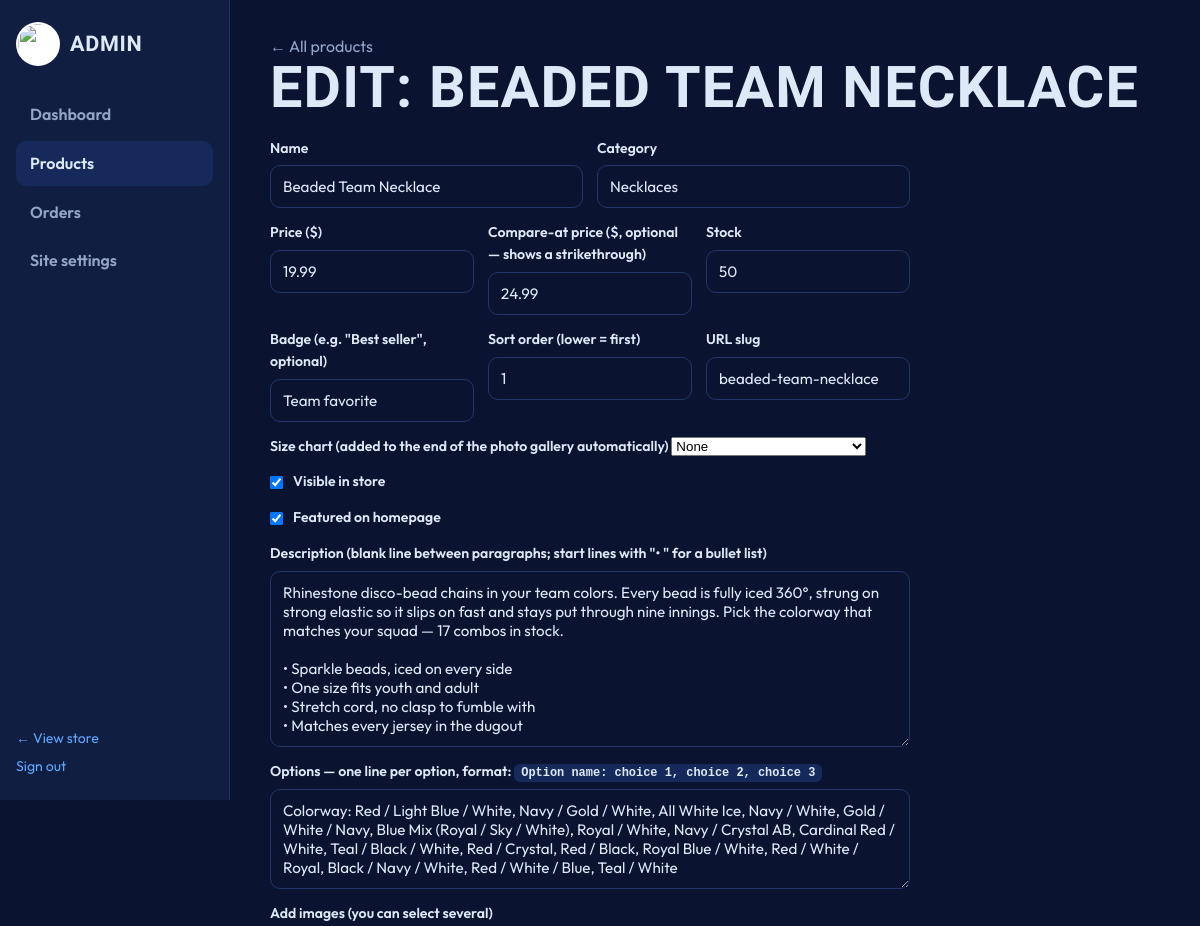
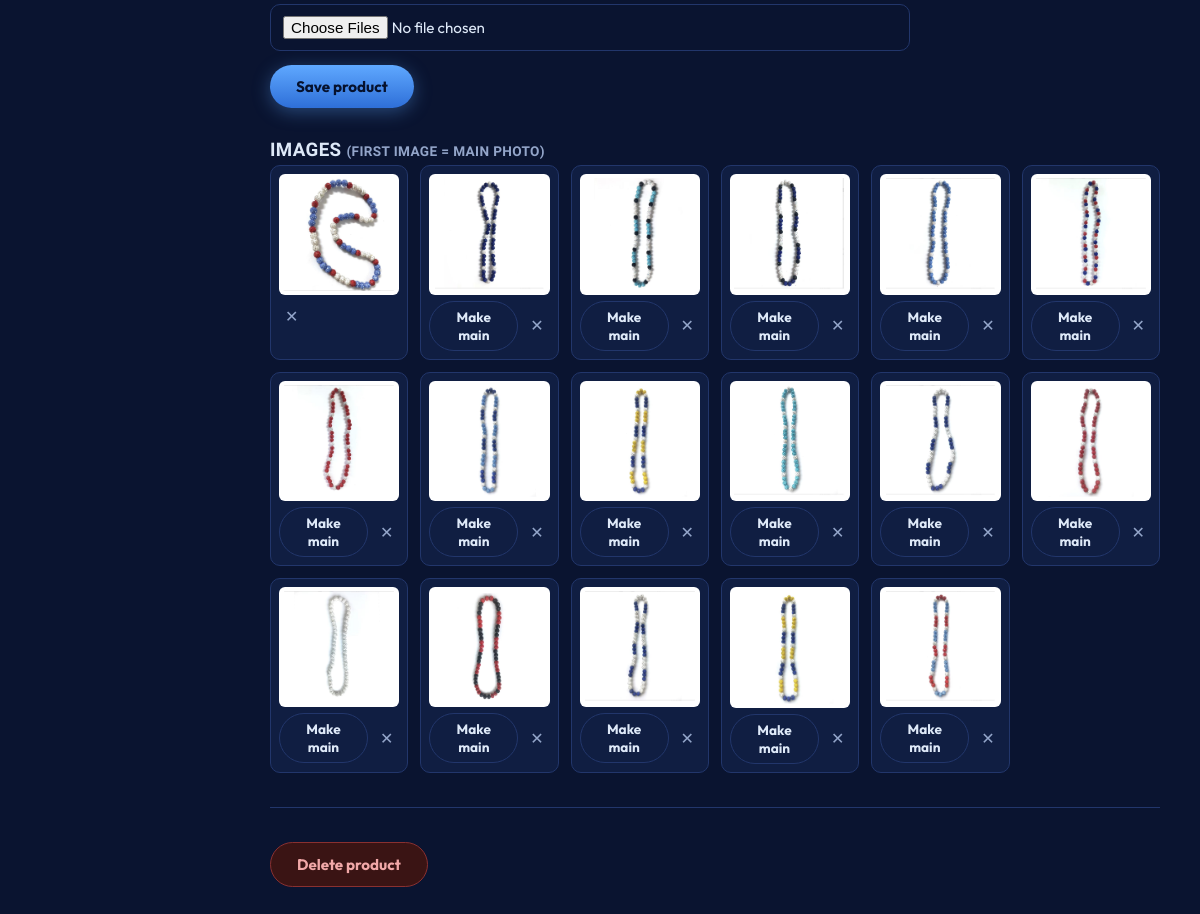
The page /admin/products/1/edit (signed in) on the database its author committed (2 pictures, top to bottom).
### tables this page shows
CREATE TABLE products(
  id INTEGER PRIMARY KEY AUTOINCREMENT,
  slug TEXT UNIQUE NOT NULL,
  name TEXT NOT NULL,
  category TEXT NOT NULL DEFAULT 'Gear',
  price REAL NOT NULL DEFAULT 0,
  compare_price REAL,
  description TEXT DEFAULT '',
  options TEXT DEFAULT '[]',
  badge TEXT DEFAULT '',
  stock INTEGER DEFAULT 0,
  active INTEGER DEFAULT 1,
  featured INTEGER DEFAULT 0,
  sort INTEGER DEFAULT 100,
  created TEXT DEFAULT (datetime('now'))
, size_chart TEXT DEFAULT 'none');

CREATE TABLE product_images(
  id INTEGER PRIMARY KEY AUTOINCREMENT,
  product_id INTEGER NOT NULL REFERENCES products(id) ON DELETE CASCADE,
  filename TEXT NOT NULL,
  sort INTEGER DEFAULT 100
);

### app.py (the view, shortened to what this page needs)
@app.route("/admin/products/new", methods=["GET", "POST"])
@app.route("/admin/products/<int:pid>/edit", methods=["GET", "POST"])
@admin_required
def admin_product_edit(pid=None):
    db = get_db()
    p = db.execute("SELECT * FROM products WHERE id=?", (pid,)).fetchone() if pid else None
    if pid and not p:
        abort(404)
    images = product_images(pid) if pid else []
    return render_template("admin/product_edit.html", p=p, images=images,
                           options_text=options_to_text(p["options"]) if p else "")

### app.py (called while the page is built)
def get_db():
    if "db" not in g:
        g.db = sqlite3.connect(DB_PATH)
        g.db.row_factory = sqlite3.Row
        g.db.execute("PRAGMA foreign_keys = ON")
    return g.db

def product_images(pid):
    return get_db().execute(
        "SELECT * FROM product_images WHERE product_id=? ORDER BY sort, id", (pid,)).fetchall()

def current_user():
    uid = session.get("uid")
    if not uid:
        return None
    return get_db().execute("SELECT * FROM users WHERE id=?", (uid,)).fetchone()

def admin_required(f):
    @wraps(f)
    def wrapped(*a, **kw):
        if not session.get("is_admin"):
            return redirect(url_for("admin_login", next=request.path))
        return f(*a, **kw)
    return wrapped

@app.context_processor
def inject_globals():
    count = sum(i["qty"] for i in session.get("cart", []))
    cats = get_db().execute(
        "SELECT DISTINCT category FROM products WHERE active=1 ORDER BY category").fetchall()
    return dict(setting=get_setting, cart_count=count, user=current_user(),
                categories=[c["category"] for c in cats])

def options_to_text(options_json):
    try:
        groups = json.loads(options_json or "[]")
    except Exception:
        return ""
    return "\n".join(f"{g['name']}: {', '.join(g['choices'])}" for g in groups)

### templates/admin/product_edit.html (shortened to what this page needs)
{% extends "admin/base.html" %}
{% block content %}
<a class="muted" href="{{ url_for('admin_products') }}">← All products</a>
<h1>{{ 'Edit: ' + p.name if p else 'New product' }}</h1>
<form method="post" enctype="multipart/form-data" class="settings-form">
  <div class="form-row">
    <label>Name<input name="name" required value="{{ p.name if p else '' }}"></label>
    <label>Category<input name="category" list="cats" value="{{ p.category if p else '' }}" placeholder="Necklaces"></label>
  </div>
  <div class="form-row">
    <label>Price ($)<input name="price" type="number" step="0.01" min="0" required value="{{ p.price if p else '' }}"></label>
    <label>Compare-at price ($, optional — shows a strikethrough)<input name="compare_price" type="number" step="0.01" min="0" value="{{ p.compare_price if p and p.compare_price else '' }}"></label>
    <label>Stock<input name="stock" type="number" min="0" value="{{ p.stock if p else 10 }}"></label>
  </div>
  <div class="form-row">
    <label>Badge (e.g. "Best seller", optional)<input name="badge" value="{{ p.badge if p else '' }}"></label>
    <label>Sort order (lower = first)<input name="sort" type="number" value="{{ p.sort if p else 100 }}"></label>
    <label>URL slug<input name="slug" value="{{ p.slug if p else '' }}" placeholder="auto from name"></label>
  </div>
  <div class="form-row">
    <label>Size chart (added to the end of the photo gallery automatically)
      <select name="size_chart">
        <option value="none"  {{ 'selected' if not p or p.size_chart == 'none' }}>None</option>
      </select>
    </label>
  </div>
  <label class="check-label"><input type="checkbox" name="active" {{ 'checked' if not p or p.active }}> Visible in store</label>
  <label class="check-label"><input type="checkbox" name="featured" {{ 'checked' if p and p.featured }}> Featured on homepage</label>
  <label>Description (blank line between paragraphs; start lines with "• " for a bullet list)
    <textarea name="description" rows="8">{{ p.description if p else '' }}</textarea></label>
  <label>Options — one line per option, format: <code>Option name: choice 1, choice 2, choice 3</code>
    <textarea name="options_text" rows="4" placeholder="Size: Youth Small, Youth Medium, Adult Small">{{ options_text }}</textarea></label>
  <label>Add images (you can select several)
    <input type="file" name="images" multiple accept="image/*"></label>
  <button class="btn btn-primary">Save product</button>
</form>
{% if images %}
<h3 style="margin-top:28px">Images <span class="muted small">(first image = main photo)</span></h3>
<div class="admin-img-grid">
  {% for img in images %}
  <div class="admin-img">
    <img src="{{ url_for('pimg', filename=img.filename) }}" alt="">
    <div class="admin-img-actions">
      {% if not loop.first %}
      <form method="post" action="{{ url_for('admin_image_primary', img_id=img.id) }}">
        <button class="btn btn-ghost btn-sm">Make main</button>
      </form>
      {% endif %}
      <form method="post" action="{{ url_for('admin_image_delete', img_id=img.id) }}"
            onsubmit="return confirm('Delete this image?')">
        <button class="x-btn">✕</button>
      </form>
    </div>
  </div>
  {% endfor %}
</div>
{% endif %}
{% if p %}
<hr class="admin-hr">
<form method="post" action="{{ url_for('admin_product_delete', pid=p.id) }}"
      onsubmit="return confirm('Delete this product permanently?')">
  <button class="btn btn-danger">Delete product</button>
</form>
{% endif %}
{% endblock %}

### templates/admin/base.html (shortened to what this page needs)
<!DOCTYPE html>
<html lang="en">
<head>
<link rel="stylesheet" href="{{ url_for('static', filename='css/style.css') }}">
</head>
<body class="admin-body">
<div class="admin-shell">
  <aside class="admin-side">
    <a class="brand" href="{{ url_for('home') }}">
      <img src="{{ url_for('static', filename='img/logo.png') }}" alt=""><span>Admin</span>
    </a>
    <nav>
      <a href="{{ url_for('admin_dashboard') }}" class="{{ 'on' if request.endpoint=='admin_dashboard' }}">Dashboard</a>
      <a href="{{ url_for('admin_products') }}" class="{{ 'on' if 'product' in (request.endpoint or '') }}">Products</a>
      <a href="{{ url_for('admin_orders') }}" class="{{ 'on' if 'order' in (request.endpoint or '') }}">Orders</a>
      <a href="{{ url_for('admin_settings') }}" class="{{ 'on' if request.endpoint=='admin_settings' }}">Site settings</a>
    </nav>
    <div class="admin-side-foot">
      <a href="{{ url_for('home') }}">← View store</a>
      <a href="{{ url_for('admin_logout') }}">Sign out</a>
    </div>
  </aside>
  <main class="admin-main">
    {% block content %}{% endblock %}
  </main>
</div>
</body>
</html>

### static/css/style.css (style rules this page uses)
:root { --field:#0A1430; --card:#101E42; --card2:#16295B; --line:#22366B; --ice:#DEE9F8; --dim:#93A5C9; --diamond:#5FA8FF; --diamond-deep:#2E6FD8; --stitch:#E14848; --white:#fff; --display:'Big Shoulders Display',sans-serif; --body:'Outfit',sans-serif; --radius:14px; }
* { margin:0;padding:0;box-sizing:border-box }
html { scroll-behavior:smooth }
body { background:var(--field);color:var(--ice);font-family:var(--body); font-size:16px;line-height:1.55;-webkit-font-smoothing:antialiased }
img { max-width:100%;display:block }
a { color:var(--diamond);text-decoration:none }
h1,h2,h3 { font-family:var(--display);letter-spacing:.02em;text-transform:uppercase }
h1 { font-size:clamp(2.2rem,5vw,3.6rem);line-height:1.02 }
.muted { color:var(--dim) }
.small { font-size:.85rem }
.brand { display:flex;align-items:center;gap:10px;color:var(--ice);font-family:var(--display); font-weight:800;font-size:1.35rem;text-transform:uppercase;letter-spacing:.03em }
.brand img { width:44px;height:44px;object-fit:contain;border-radius:50%; background:#fff;padding:2px }
.btn { display:inline-block;border:none;cursor:pointer;font-family:var(--body); font-weight:700;font-size:.95rem;border-radius:30px;padding:12px 26px; transition:transform .15s ease, box-shadow .15s ease;text-align:center }
.btn-primary { background:linear-gradient(180deg,var(--diamond),var(--diamond-deep)); color:#06122E;box-shadow:0 4px 18px rgba(95,168,255,.35) }
.btn-ghost { background:transparent;color:var(--ice);border:1.5px solid var(--line) }
.btn-danger { background:#3A1414;color:#F1A8A8;border:1px solid #8A3030 }
.btn-sm { padding:6px 14px;font-size:.85rem }
.x-btn { background:none;border:none;color:var(--dim);cursor:pointer;font-size:1rem; padding:6px }
.checkout-form label, .settings-form label, .auth-card label { display:block; font-weight:600;font-size:.88rem;margin-bottom:14px;color:var(--ice) }
.checkout-form input, .settings-form input, .settings-form textarea, .auth-card input, .status-form select { display:block;width:100%;margin-top:6px; background:var(--field);border:1px solid var(--line);color:var(--ice); border-radius:10px;padding:11px 12px;font-family:var(--body);font-size:.95rem }
.form-row { display:grid;grid-template-columns:repeat(auto-fit,minmax(120px,1fr));gap:14px }
.admin-body { background:var(--field) }
.admin-shell { display:grid;grid-template-columns:230px 1fr;min-height:100vh }
.admin-side { background:var(--card);border-right:1px solid var(--line); padding:22px 16px;display:flex;flex-direction:column;gap:26px;position:sticky; top:0;height:100vh }
.admin-side nav { display:flex;flex-direction:column;gap:4px;flex:1 }
.admin-side nav a { color:var(--dim);padding:10px 14px;border-radius:10px;font-weight:600 }
.admin-side nav a.on,.admin-side nav a:hover { background:var(--card2);color:var(--ice); text-decoration:none }
.admin-side-foot { display:flex;flex-direction:column;gap:6px;font-size:.88rem }
.admin-main { padding:34px 40px;max-width:1000px }
.admin-main h1 { margin-bottom:20px }
.settings-form { max-width:640px }
.settings-form textarea { resize:vertical }
.check-label { display:flex!important;align-items:center;gap:10px }
.check-label input { width:auto!important;margin:0!important }
.admin-hr { border:none;border-top:1px solid var(--line);margin:34px 0 }
.admin-img-grid { display:grid;grid-template-columns:repeat(auto-fill,minmax(130px,1fr)); gap:12px }
.admin-img { background:var(--card);border:1px solid var(--line);border-radius:10px; padding:8px }
.admin-img img { background:#fff;border-radius:6px;aspect-ratio:1;object-fit:contain; width:100%;padding:4px }
.admin-img-actions { display:flex;justify-content:space-between;align-items:center; margin-top:6px;gap:6px }
code { background:var(--card2);padding:2px 7px;border-radius:6px;font-size:.85em }

### rows shown on the page
products: name "EDIT: BEADED TEAM NECKLACE", name "Beaded Team Necklace", category "Necklaces", price "19.99", compare_price "24.99", stock "50", badge "Team favorite", sort "1", slug "beaded-team-necklace", description "Rhinestone disco-bead chains in your team colors. Every bead is fully iced 360°, strung on strong elastic so it slips on fast and stays put through nine innings. Pick the colorway that matches your squad — 17 combos in stock. • Sparkle beads, iced on every side • One size fits youth and adult • Stretch cord, no clasp to fumble with • Matches every jersey in the dugout"
product_images: filename (picture)
product_images: filename (picture)
product_images: filename (picture)
product_images: filename (picture)
product_images: filename (picture)
product_images: filename (picture)
product_images: filename (picture)
product_images: filename (picture)
product_images: filename (picture)
product_images: filename (picture)
product_images: filename (picture)
product_images: filename (picture)
product_images: filename (picture)
product_images: filename (picture)
product_images: filename (picture)
product_images: filename (picture)
product_images: filename (picture)
